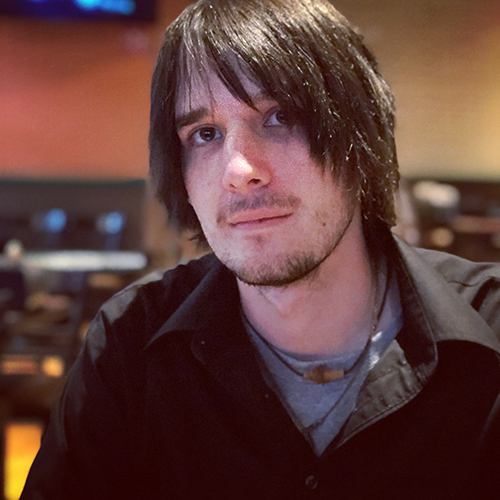
#> input picture Fundamentals Of Interactive Design  CS4---/1 - HTML/images/michaelmcquade.JPG, 500 x 500 px
$ jupyter execute --allow-errors comparison.ipynb   (shell and % lines are left out)   (Python 2 division)
#> lines starting #> are read from the running program, lines starting #| are printed output that depends on the picture
[cell 1]
import cv2
import matplotlib.pyplot as plt
import numpy as np
import glob

[cell 2]
#Use at the end
src_base = cv2.imread(raw_input("Please enter the path to the image to compare: "),0)
#> the answer given: ../../Fundamentals Of Interactive Design  CS4---/1 - HTML/images/michaelmcquade.JPG
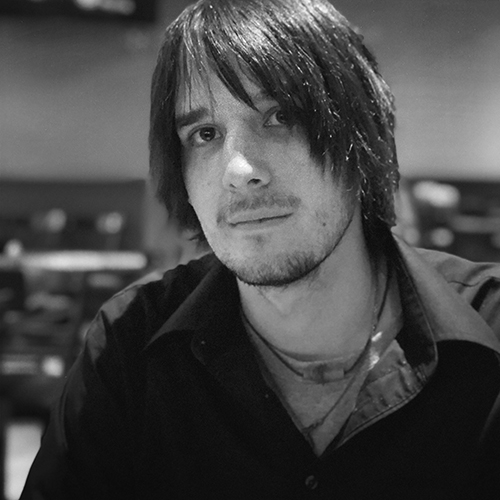
#> src_base: shape (500, 500); min 5, max 255, mean 72.2
src_base_hist = cv2.calcHist([src_base], [0] ,None,[256],[0,256])
#> src_base_hist = 256 values, max 11465 at index 15, min 0 at index 0, mean 976.6
comparisonMethod = 0
print "Please choose a comparison method by typing the corresponding integer"
print "1: Correlation"
print "2: Chi-Square"
print "3: Intersection"
print "4: Bhattacharyya"
while (True):
    try:
        comparisonMethod = int(raw_input("Type an integer 1-4: "))
        if(comparisonMethod == 1):
            Method = cv2.HISTCMP_CORREL
            break
        elif(comparisonMethod == 2):
            Method = cv2.HISTCMP_CHISQR
            break
        elif(comparisonMethod == 3):
            Method = cv2.HISTCMP_INTERSECT
            break
        elif(comparisonMethod == 4):
            Method = cv2.HISTCMP_BHATTACHARYYA
            break
    except ValueError:
        print "Not valid input, try again."
#> this loop made 1 pass; the answer given on pass 1: 1


# [15 lines of commented-out code are left out]

[cell 3]
# [29 lines of commented-out code are left out]

[cell 4]
imagesDB = glob.glob("/Users/michaelmcquade/Desktop/DataBase_1/*.tif")

#> (a cell that did not finish here is left out)

[cell 6]
def generateValues(srcHist, imagesDB):
    for x in range(len(imagesDB)):
        current = imagesDB[x]
        tempIMG = cv2.imread(current, 0)
        tempHIST = cv2.calcHist([tempIMG], [0], None, [256], [0,256])
        Value = cv2.compareHist(srcHist, tempHIST, Method)
        imagesDB[x] = [current, Value]

    if (Method == cv2.HISTCMP_CORREL):
        imagesDB = sorted(imagesDB, key=lambda value: value[1], reverse=True)
    elif (Method == cv2.HISTCMP_CHISQR):
        imagesDB = sorted(imagesDB, key=lambda value: value[1])
    elif (Method == cv2.HISTCMP_INTERSECT):
        imagesDB = sorted(imagesDB, key=lambda value: value[1], reverse=True)
    elif (Method == cv2.HISTCMP_BHATTACHARYYA):
        imagesDB = sorted(imagesDB, key=lambda value: value[1])
    return imagesDB

[cell 7]
imagesDB = generateValues(src_base_hist, imagesDB)
#> imagesDB = []

[cell 8]
plt.plot(src_base_hist)
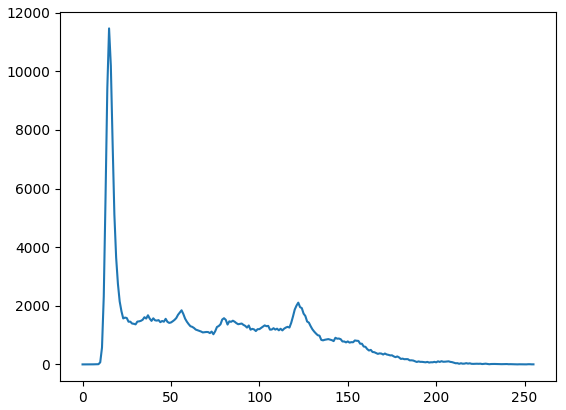
#> figure drawn by matplotlib, 1 panel; curve peaks at x = 15, y = 11465

[cell 9]
tempIMG = cv2.imread("/Users/michaelmcquade/Desktop/DataBase_1/8D5U5533.tif",0)
tempHIST = cv2.calcHist([tempIMG], [0], None, [256], [0,256])
#> tempHIST = 256 values from 0 to 0
plt.plot(tempHIST)
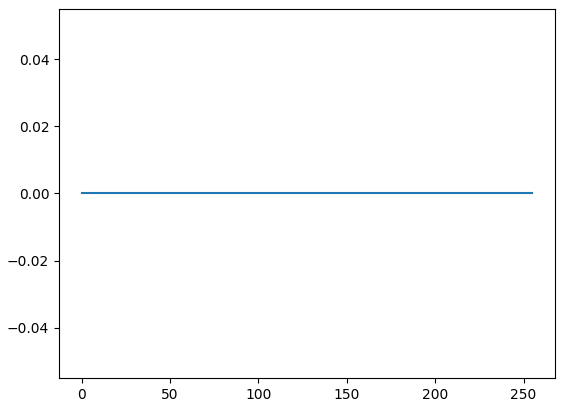
#> figure drawn by matplotlib, 1 panel

[cell 10]
file = open("/Users/michaelmcquade/Desktop/Exam1Output.txt", "w")
for x in range(len(imagesDB)):
    tempValue = str(imagesDB[x][1])
    tempPath = str(imagesDB[x][0])
    print >>file, str("Value: " + tempValue + " " + "File: " + tempPath)
#> this loop made 0 passes

$ run again, on Fundamentals Of Interactive Design  CS4---/1 - HTML/images/zoom_02.jpg
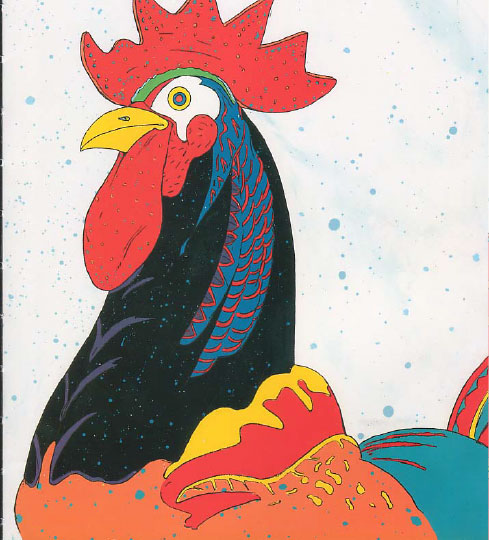
#> input picture Fundamentals Of Interactive Design  CS4---/1 - HTML/images/zoom_02.jpg, 489 x 540 px
#> `src_base = cv2.imread(raw_input("Please enter the path to the image to..`:
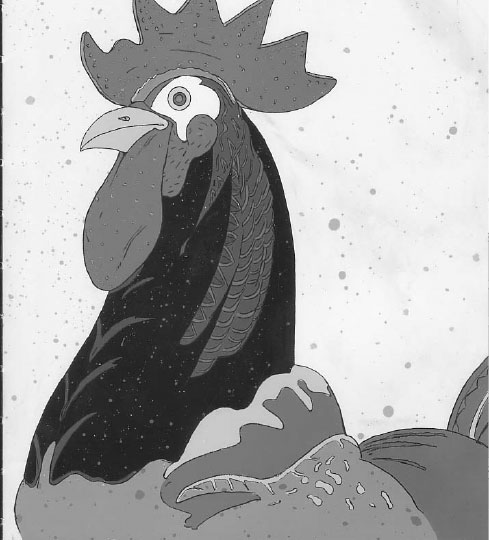
#> src_base: shape (540, 489); min 0, max 255, mean 166.9
#> src_base_hist = 256 values, max 15462 at index 242, min 0 at index 1, mean 1031.5
#> the loop `while (True):` made 1 pass; the answer given on pass 1: 1
#> imagesDB = []
#> `[cell 8] plt.plot(src_base_hist)`:
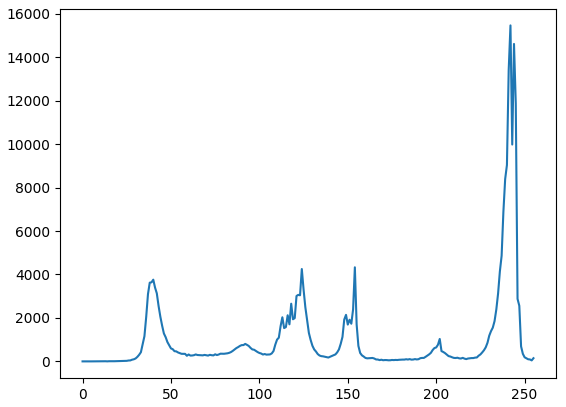
#> figure drawn by matplotlib, 1 panel; curve peaks at x = 242, y = 15462
#> tempHIST = 256 values from 0 to 0
